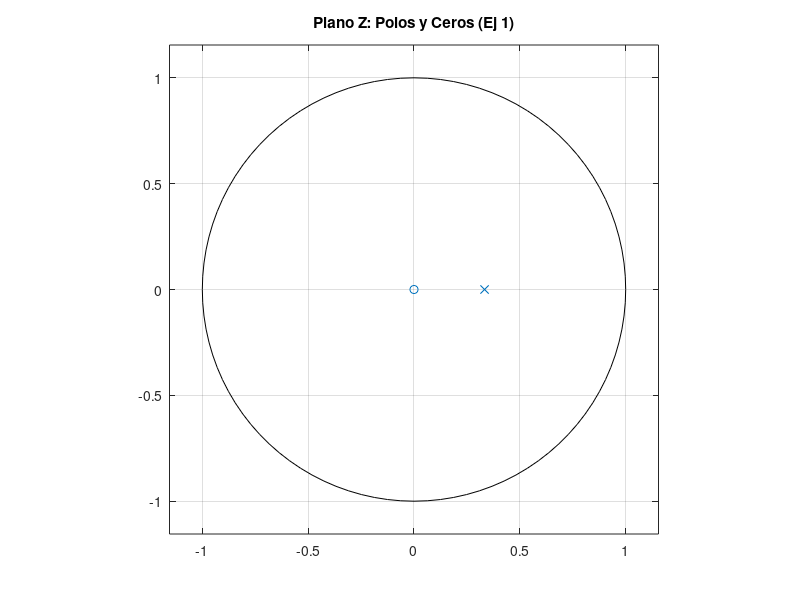
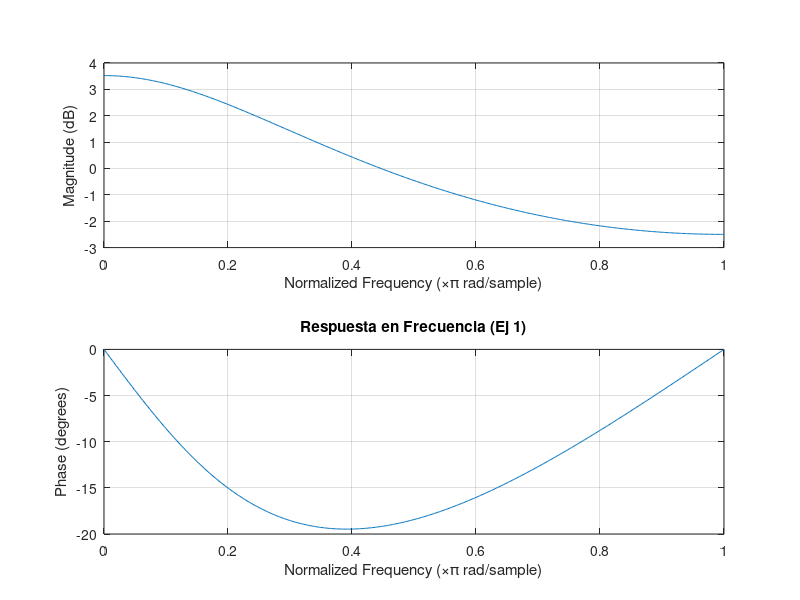

Recreate these plots in MATLAB, in order.
clear; clc; close all;
% ==========================================
% EJERCICIO 1 - Punto 1
% ==========================================

% 1. Definir los coeficientes (en potencias de z^-1)
b1 = [1];            % Numerador
a1 = [1, -1/3];      % Denominador

% 2. Crear la PRIMERA ventana para Polos y Ceros
figure(1);
zplane(b1, a1);
title('Plano Z: Polos y Ceros (Ej 1)');

% 3. Crear la SEGUNDA ventana para la Respuesta en Frecuencia
figure(2);
freqz(b1, a1);
title('Respuesta en Frecuencia (Ej 1)');
